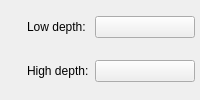
        <widget class="QWidget" name="widget" native="true">
         <layout class="QGridLayout" name="gridLayout_2">
          <property name="leftMargin">
           <number>0</number>
          </property>
          <property name="topMargin">
           <number>0</number>
          </property>
          <property name="rightMargin">
           <number>0</number>
          </property>
          <property name="bottomMargin">
           <number>0</number>
          </property>
          <item row="0" column="1">
           <widget class="InfoTextWidget" name="lowDepthColourInfoText" native="true">
            <property name="sizePolicy">
             <sizepolicy hsizetype="Fixed" vsizetype="Fixed">
              <horstretch>0</horstretch>
              <verstretch>0</verstretch>
             </sizepolicy>
            </property>
            <property name="minimumSize">
             <size>
              <width>16</width>
              <height>16</height>
             </size>
            </property>
           </widget>
          </item>
          <item row="0" column="0">
           <spacer name="horizontalSpacer_23">
            <property name="orientation">
             <enum>Qt::Horizontal</enum>
            </property>
            <property name="sizeType">
             <enum>QSizePolicy::Expanding</enum>
            </property>
            <property name="sizeHint" stdset="0">
             <size>
              <width>0</width>
              <height>20</height>
             </size>
            </property>
           </spacer>
          </item>
          <item row="0" column="2">
           <widget class="QLabel" name="label_15">
            <property name="sizePolicy">
             <sizepolicy hsizetype="Minimum" vsizetype="Preferred">
              <horstretch>0</horstretch>
              <verstretch>0</verstretch>
             </sizepolicy>
            </property>
            <property name="text">
             <string>Low depth:</string>
            </property>
           </widget>
          </item>
          <item row="0" column="3">
           <widget class="ColourButton" name="lowDepthColourButton">
            <property name="minimumSize">
             <size>
              <width>100</width>
              <height>0</height>
             </size>
            </property>
            <property name="focusPolicy">
             <enum>Qt::StrongFocus</enum>
            </property>
            <property name="text">
             <string/>
            </property>
           </widget>
          </item>
          <item row="0" column="4">
           <spacer name="horizontalSpacer_24">
            <property name="orientation">
             <enum>Qt::Horizontal</enum>
            </property>
            <property name="sizeType">
             <enum>QSizePolicy::Expanding</enum>
            </property>
            <property name="sizeHint" stdset="0">
             <size>
              <width>0</width>
              <height>20</height>
             </size>
            </property>
           </spacer>
          </item>
          <item row="1" column="1">
           <widget class="InfoTextWidget" name="highDepthColourInfoText" native="true">
            <property name="sizePolicy">
             <sizepolicy hsizetype="Fixed" vsizetype="Fixed">
              <horstretch>0</horstretch>
              <verstretch>0</verstretch>
             </sizepolicy>
            </property>
            <property name="minimumSize">
             <size>
              <width>16</width>
              <height>16</height>
             </size>
            </property>
           </widget>
          </item>
          <item row="1" column="2">
           <widget class="QLabel" name="label_16">
            <property name="sizePolicy">
             <sizepolicy hsizetype="Minimum" vsizetype="Preferred">
              <horstretch>0</horstretch>
              <verstretch>0</verstretch>
             </sizepolicy>
            </property>
            <property name="text">
             <string>High depth:</string>
            </property>
           </widget>
          </item>
          <item row="1" column="3">
           <widget class="ColourButton" name="highDepthColourButton">
            <property name="focusPolicy">
             <enum>Qt::StrongFocus</enum>
            </property>
            <property name="text">
             <string/>
            </property>
           </widget>
          </item>
         </layout>
        </widget>
